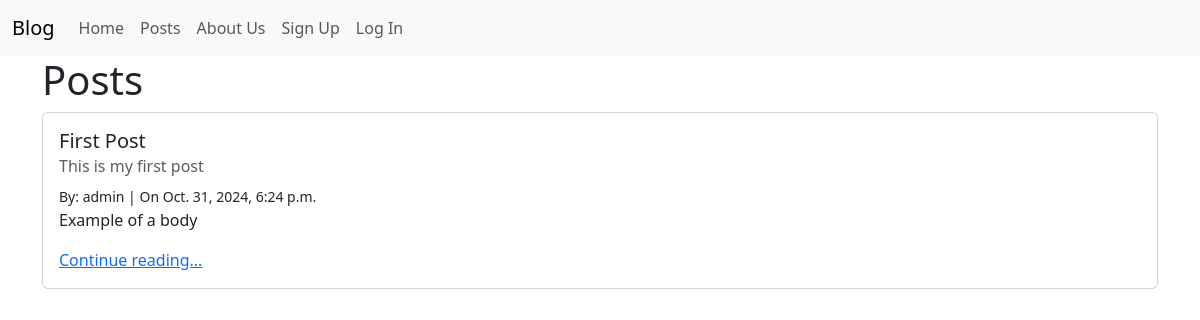
The app's page /posts/, older data.
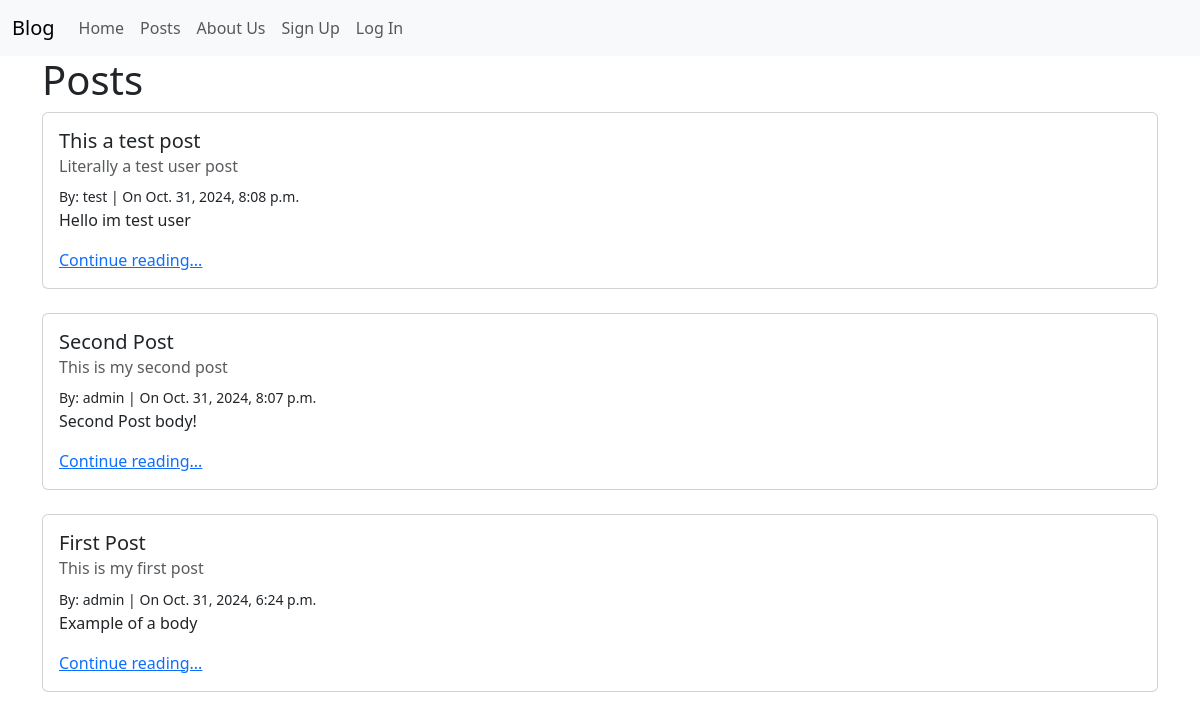
The same page, newer data.
### posts/models.py (models this page shows, shortened)
class Post(models.Model):
    title = models.CharField(max_length=128)
    subtitle = models.CharField(max_length=256)
    body = models.TextField()
    author = models.ForeignKey(
        get_user_model(),
        on_delete=models.CASCADE
    )
    status = models.ForeignKey(
        Status,
        on_delete=models.CASCADE
    )
    created_on=models.DateTimeField(auto_now_add=True)

### posts/views.py (the view)
# urls.py: path("", views.PostLisView.as_view(),name="list"),
class PostLisView(ListView):
    template_name = "posts/list.html"
    model = Post
    def get_context_data(self, **kwargs):
        context = super().get_context_data(**kwargs)
        pub_status = Status.objects.get(name="published")
        context["post_list"] = (
            Post.objects
            .filter(status=pub_status)
            .order_by("created_on").reverse()
        )
        return context

### templates/posts/list.html (shortened to what this page needs)
{% extends 'base.html' %}
{% block content %}
    <h1>Posts</h1>
    {% for post in post_list %}
        <div class="card">
            <div class="card-body">
                <h5 class="card-title">{{post.title}}</h5>
                <h6 class="card-subtitle  mb-2 text-body-secondary">{{post.subtitle}}</h6>
                <small>By: {{post.author}} | On {{post.created_on}}</small>
                <p class="card-text">{{post.body|truncatechars:128}}</p>
                <a href="{% url 'detail' post.id %}" class="card-link">Continue reading...</a>
            </div>
        </div>
        <br/>
    {% endfor %}
{% endblock %}

### templates/base.html (shortened to what this page needs)
<!DOCTYPE html>
<html lang="en">
<head>
    <link
        href="https://cdn.jsdelivr.net/npm/bootstrap@5.3.3/dist/css/bootstrap.min.css"
        rel="stylesheet"
>
</head>
<body>
    <nav class="navbar navbar-expand-lg bg-body-tertiary">
        <div class="container-fluid">
            <a class="navbar-brand" href="{% url 'home' %}">Blog</a>
            <div class="collapse navbar-collapse" id="navbarSupportedContent">
                <div class="navbar-nav me-auto mb-2 mb-lg-0">
                    <a class="nav-link" href="{% url 'home' %}">Home</a>
                    <a class="nav-link" href="{% url 'list' %}">Posts</a>
                    <a class="nav-link" href="{% url 'about' %}">About Us</a>
                    {% if user.is_authenticated %}
                        <a class="nav-link" href="{% url 'new' %}">New Post</a>
                    {% else %}
                        <a class="nav-link" href="{% url 'signup' %}">Sign Up</a>
                        <a class="nav-link" href="{% url 'login' %}">Log In</a>
                    {% endif %}
                </div>
            </div>
        </div>
    </nav>
    <div class="container">
        {% block content %}{% endblock content %}
    </div>
</body>
</html>

Row changes from the older to the newer data that the page shows:
added Post: title "This a test post", subtitle "Literally a test user post", author "test", created_on "Oct. 31, 2024, 8:08 p.m.", body "Hello im test user"
added Post: title "Second Post", subtitle "This is my second post", author "admin", created_on "Oct. 31, 2024, 8:07 p.m.", body "Second Post body!"
